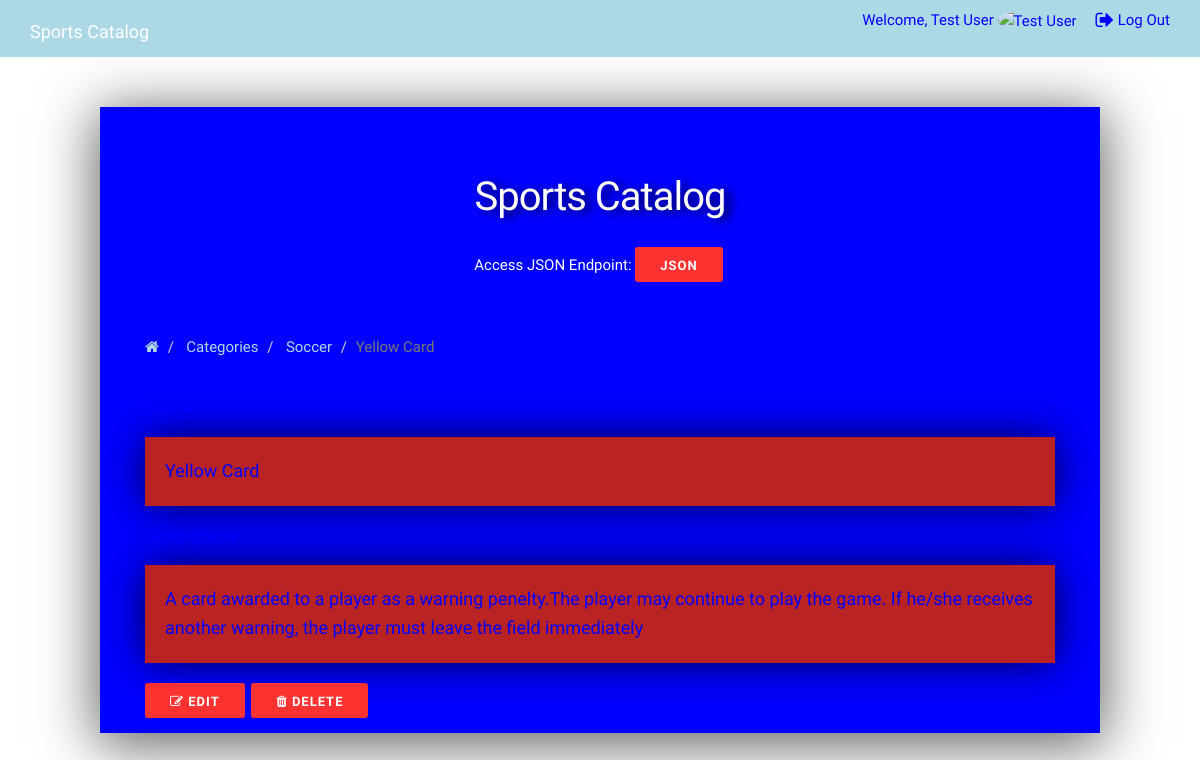
Page /catalog/1/2 (signed in) on the committed database.
### database_setup.py (models this page shows, shortened)
class Category(Base):
    __tablename__ = 'category'
    id = Column(Integer, primary_key=True)
    name = Column(String(80), nullable=False)

class Item(Base):
    __tablename__ = 'item'
    id = Column(Integer, primary_key=True)
    name = Column(String(80), nullable=False)
    description = Column(String(250))
    picture = Column(String(250))
    created_at = Column(TIMESTAMP, nullable=False)
    updated_at = Column(TIMESTAMP)
    category_id = Column(Integer, ForeignKey('category.id'), nullable=False)
    category = relationship(Category)
    user_id = Column(Integer, ForeignKey('user.id'), nullable=False)
    user = relationship(User)

### catalog.py (the view)
@app.route('/catalog/<int:category_id>/<item_id>')
def displayItem(category_id, item_id):
    category = db_session.query(Category).filter_by(
        id=category_id).one()
    item = db_session.query(Item).filter_by(id=item_id).one()
    return render_template(
        'displayItem.html', item=item, category=category)

### templates/displayItem.html
{% extends "index.html" %}
{% block content %}
<ol class="breadcrumb">
    <li> <a href="/"><i class="fa fa-home" aria-hidden="true"></i></a> </li>
    <li> <a href="{{ url_for('displayCategory', category_id=category.id) }}">Categories</a> </li>
    <li> <a href="{{ url_for('displayCategory', category_id=category.id) }}">{{ category.name }}</a> </li>
    <li class="active">{{ item.name }} </li>
</ol>
    <div class="container-fluid">
<h4>Name : </h4>
        <p>{{ item.name }}</p>
    <h4>Description : </h4>
        <p>{{ item.description }}</p>
    <div class="button-styles">
    {% if 'username' in session and session['user_id'] == item.user_id %}
            <button><i class="fa fa-pencil-square-o" aria-hidden="true"></i><a href="{{ url_for('edit', item_id=item.id) }}"> Edit</a></button>
            <button><i class="fa fa-trash" aria-hidden="true"></i><a href="{{ url_for('delete', item_id=item.id) }}"> Delete</a></button>
    {% endif %}
    </div>
    </div>
{% endblock %}

### static/css/styles.css (style rules this page uses)
html { font-size: 62.5%; }
body { font-size: 1.5em; line-height: 1.6; font-weight: 400; font-family: 'Droid Sans', sans-serif; color: blue; }
ol, ul { padding-left: 0; margin-top: 25px; }
button, button { display: inline-block; padding: 0 25px; font-size: 13px; font-weight: 600; line-height: 38px; letter-spacing: .1rem; text-transform: uppercase; white-space: nowrap; border-radius: 4px; cursor: pointer; box-sizing: border-box; }
ul, ol, form { margin-bottom: 2.5rem; }
a:link, a:active, a:visited { color: #FFFFFF; text-decoration: none; }
a.button, .button, button, input[type="button"] { color: white; border: none; border-radius: 3px; height: 35px; margin-right: .3rem; background: #ff3232; }
.container-fluid p { box-shadow: 0 0 42px -1px rgba(0, 0, 0, 0.75); padding: 20px; margin: 20px 0 20px 0; font-size: 18px; background-color: #B92323; }
.breadcrumb { background-color: #0000FF ; }
.breadcrumb a { color: lightblue; }

### rows in the picture
Category: name "Soccer"
Item: name "Yellow Card", description "A card awarded to a player as a warning penelty.The player may continue to play the game. If he/she receives another warning, the player must leave the field immediately"

### other values in the picture
{{ session['username'] }} "Test User"
